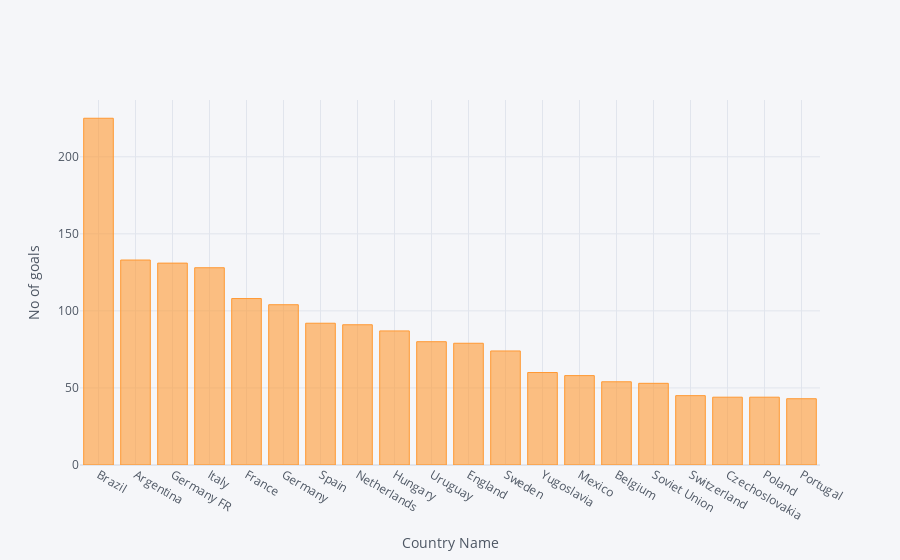

Source (notebook cell):
### Code cell
goals[:20].iplot(kind='bar',xTitle='Country Name',yTitle='No of goals')

### Figure 1 — Plotly figure (JSON) as saved in the notebook; plotly's stock layout.template omitted (floating-point values rounded to 4 significant figures)
{"data": [{"marker": {"color": "rgba(255, 153, 51, 0.6)", "line": {"color": "rgba(255, 153, 51, 1.0)", "width": 1}}, "name": "Goals", "orientation": "v", "text": "", "type": "bar", "x": ["Brazil", "Argentina", "Germany FR", "Italy", "France", "Germany", "Spain", "Netherlands", "Hungary", "Uruguay", "England", "Sweden", "Yugoslavia", "Mexico", "Belgium", "Soviet Union", "Switzerland", "Czechoslovakia", "Poland", "Portugal"], "y": [225, 133, 131, 128, 108, 104, 92, 91, 87, 80, 79, 74, 60, 58, 54, 53, 45, 44, 44, 43]}], "layout": {"legend": {"bgcolor": "#F5F6F9", "font": {"color": "#4D5663"}}, "paper_bgcolor": "#F5F6F9", "plot_bgcolor": "#F5F6F9", "title": {"font": {"color": "#4D5663"}}, "xaxis": {"gridcolor": "#E1E5ED", "showgrid": true, "tickfont": {"color": "#4D5663"}, "title": {"font": {"color": "#4D5663"}, "text": "Country Name"}, "zerolinecolor": "#E1E5ED"}, "yaxis": {"gridcolor": "#E1E5ED", "showgrid": true, "tickfont": {"color": "#4D5663"}, "title": {"font": {"color": "#4D5663"}, "text": "No of goals"}, "zerolinecolor": "#E1E5ED"}}}
